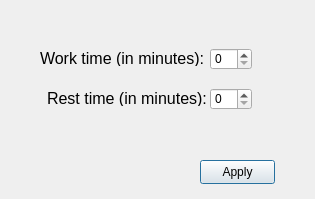
<?xml version="1.0" encoding="UTF-8"?>
<ui version="4.0">
 <class>Dialog</class>
 <widget class="QDialog" name="Dialog">
  <property name="geometry">
   <rect>
    <x>0</x>
    <y>0</y>
    <width>315</width>
    <height>199</height>
   </rect>
  </property>
  <property name="windowTitle">
   <string>Dialog</string>
  </property>
  <widget class="QLabel" name="label">
   <property name="geometry">
    <rect>
     <x>40</x>
     <y>50</y>
     <width>171</width>
     <height>16</height>
    </rect>
   </property>
   <property name="font">
    <font>
     <pointsize>12</pointsize>
    </font>
   </property>
   <property name="text">
    <string>Work time (in minutes):</string>
   </property>
  </widget>
  <widget class="QLabel" name="label_2">
   <property name="geometry">
    <rect>
     <x>47</x>
     <y>90</y>
     <width>161</width>
     <height>16</height>
    </rect>
   </property>
   <property name="font">
    <font>
     <pointsize>12</pointsize>
    </font>
   </property>
   <property name="text">
    <string>Rest time (in minutes):</string>
   </property>
  </widget>
  <widget class="QPushButton" name="applyButton">
   <property name="geometry">
    <rect>
     <x>200</x>
     <y>160</y>
     <width>75</width>
     <height>24</height>
    </rect>
   </property>
   <property name="text">
    <string>Apply</string>
   </property>
  </widget>
  <widget class="QSpinBox" name="workTimeEdit">
   <property name="geometry">
    <rect>
     <x>210</x>
     <y>48</y>
     <width>42</width>
     <height>22</height>
    </rect>
   </property>
  </widget>
  <widget class="QSpinBox" name="restTimeEdit">
   <property name="geometry">
    <rect>
     <x>210</x>
     <y>88</y>
     <width>42</width>
     <height>22</height>
    </rect>
   </property>
  </widget>
 </widget>
 <resources/>
 <connections/>
</ui>
